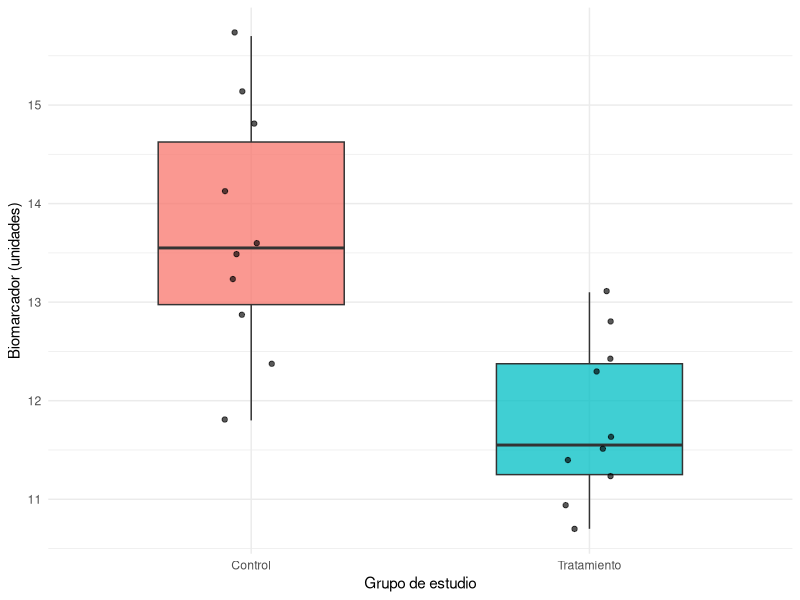

Source code (R):
## ---- chunk 1
2 + 2
## ---- chunk 2
#| label: cargar-paquetes

library(tidyverse)
## ---- chunk 3
2 + 3
10 / 4
2^3
sqrt(25)
log(10)
## ---- chunk 4
edad <- 42
peso_kg <- 71.5
estatura_m <- 1.68

imc <- peso_kg / estatura_m^2
imc
## ---- chunk 5
edades <- c(34, 51, 46, 29, 63)

length(edades)
mean(edades)
median(edades)
sd(edades)
range(edades)
## ---- chunk 6
biomarcador <- c(12.1, 10.8, NA, 13.4, 11.7)

is.na(biomarcador)
sum(is.na(biomarcador))
mean(biomarcador, na.rm = TRUE)
## ---- chunk 7
class(42)
class("control")
class(TRUE)
class(as.Date("2026-08-17"))
## ---- chunk 8
#| label: crear-datos

pacientes <- tibble(
  id = 1:20,
  grupo = rep(c("Control", "Tratamiento"), each = 10),
  sexo = rep(c("Mujer", "Hombre"), times = 10),
  edad = c(34, 51, 46, 29, 63, 42, 38, 55, 47, 60,
           36, 49, 41, 32, 58, 45, 39, 53, 44, 57),
  imc = c(23.1, 27.4, 25.8, 22.6, 30.2, 26.1, NA, 28.7, 24.9, 29.4,
          22.8, 25.6, 24.2, 21.9, 27.5, 23.7, 24.5, NA, 23.9, 26.8),
  biomarcador = c(12.4, 14.1, 13.2, 11.8, 15.7, 13.6, 12.9, 15.1, 13.5, 14.8,
                  10.9, 12.3, 11.4, 10.7, 13.1, 11.6, 11.2, 12.8, 11.5, 12.4)
)

pacientes
## ---- chunk 9
#| label: explorar-datos

glimpse(pacientes)
head(pacientes)
dim(pacientes)
summary(pacientes)
## ---- chunk 10
#| label: revisar-calidad

pacientes |>
  summarise(
    n = n(),
    identificadores_unicos = n_distinct(id),
    faltantes_imc = sum(is.na(imc)),
    faltantes_biomarcador = sum(is.na(biomarcador))
  )
## ---- chunk 11
pacientes |>
  select(id, grupo, edad, biomarcador)
## ---- chunk 12
pacientes |>
  filter(edad >= 50)
## ---- chunk 13
pacientes <- pacientes |>
  mutate(
    grupo = factor(grupo, levels = c("Control", "Tratamiento")),
    sexo = factor(sexo),
    edad_centrada = edad - mean(edad, na.rm = TRUE),
    imc_alto = if_else(imc >= 25, "Sí", "No", missing = NA_character_)
  )

glimpse(pacientes)
## ---- chunk 14
#| label: resumen-grupos

resumen_grupos <- pacientes |>
  group_by(grupo) |>
  summarise(
    n = n(),
    edad_media = mean(edad, na.rm = TRUE),
    edad_de = sd(edad, na.rm = TRUE),
    biomarcador_media = mean(biomarcador, na.rm = TRUE),
    biomarcador_de = sd(biomarcador, na.rm = TRUE),
    .groups = "drop"
  )

resumen_grupos
## ---- chunk 15
#| label: tbl-descriptiva
#| tbl-cap: "Resumen descriptivo por grupo de estudio."

knitr::kable(
  resumen_grupos,
  digits = 2,
  col.names = c(
    "Grupo", "n", "Edad: media", "Edad: DE",
    "Biomarcador: media", "Biomarcador: DE"
  )
)
## ---- chunk 16
#| label: fig-biomarcador-grupo
#| fig-cap: "Distribución del biomarcador según el grupo de estudio."
#| fig-width: 7
#| fig-height: 4.5

ggplot(pacientes, aes(x = grupo, y = biomarcador, fill = grupo)) +
  geom_boxplot(width = 0.55, alpha = 0.75, show.legend = FALSE) +
  geom_jitter(width = 0.08, alpha = 0.65, show.legend = FALSE) +
  labs(
    x = "Grupo de estudio",
    y = "Biomarcador (unidades)"
  ) +
  theme_minimal(base_size = 11)
## ---- chunk 17
#| label: ejercicio-faltantes

# Escriba aquí su código
## ---- chunk 18
#| label: ejercicio-tabla
#| tbl-cap: "Edad y biomarcador según las variables de agrupación."

# Escriba aquí su código
## ---- chunk 19
#| label: ejercicio-figura
#| fig-cap: "Relación entre edad y biomarcador por grupo de estudio."

# Escriba aquí su código
## ---- chunk 20
#| label: informacion-sesion

sessionInfo()
